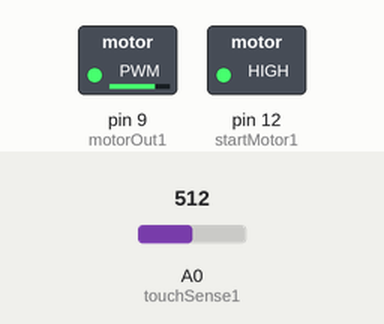
The sketch below on a simulated Arduino Uno, built with avr-gcc and run on an emulated ATmega328P. Shown: switched loads named in the sketch (green lamp = pin HIGH). The test bench sets the inputs (shaded band); at power-on: A0 (touchSense1) = 512.

Above: at 1.2 s.
1.3 s: A0 (touchSense1) set to 716
At 2.5 s:
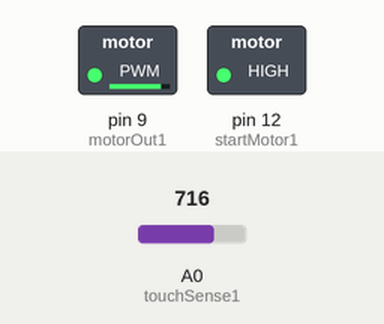
2.8 s: A0 (touchSense1) set to 0
At 3.8 s:
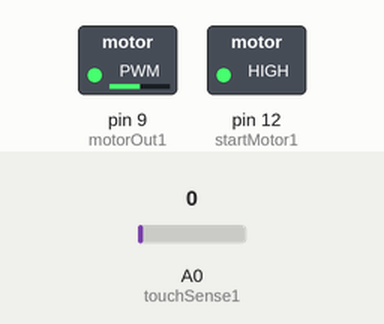
Timing chart, 0 to 5.8 s (numbered marks = the images above; inputs shaded):
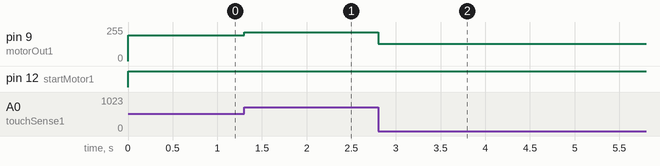

Measured:
- after the input at 1.3 s, pin 9 (motorOut1): 192/255 → 217/255 at once
- after the input at 2.8 s, pin 9 (motorOut1): 217/255 → 128/255 at once

The sketch:

basic_glovemotor_v1.ino
```cpp
// Basic Glove/Motor Script (No Bluetooth)
// Read from sensor, modulate motors.

int touchSense1 = A0;		// Thumb sensor
//int touchSense2 = A1;		// Index finger sensor
//int touchSense3 = A2;		// Middle finger sensor
//int touchSense4 = A3;		// Ring? Pinky?

int motorOut1 = 9;
int startMotor1 = 12;
//int motorOut2 = 10;
//int motorOut3 = 11;
//int motorOut4 = 3;

int runMotor1;

void setup() {
	TCCR1B = TCCR1B & 0b11111000 | 0x01;		// Sets Timer 1 (pwm pins 9,10) Frequency to 31250
//	TCCR2B = TCCR2B & 0b11111000 | 0x01;		// Sets Timer 2 (pwm pins 3, 11) Frequency to 31250
	pinMode(motorOut1, OUTPUT);
        pinMode(startMotor1, OUTPUT);
//	pinMode(motorOut2, OUTPUT);
//	pinMode(motorOut3, OUTPUT);
//	pinMode(motorOut4, OUTPUT);
}

// the drv2603 requires >50% duty cycle for vibration
// so anything above analogWrite(128) should in theory produce vibration
// with test circuit 140 (2.75V) is about where the motor starts spinning.
// making the tactile range from 140-255

void loop() {
        digitalWrite(startMotor1, HIGH);
        runMotor1 = ((analogRead(touchSense1) / 8) + 128);	// Scales the 0-1024 of analogRead
//	runMotor2 = ((analogRead(touchSense2) / 8) + 128);	// into PWM values of 128-255.
//	runMotor3 = ((analogRead(touchSense3) / 8) + 128);
//	runMotor4 = ((analogRead(touchSense4) / 8) + 128);
	analogWrite(motorOut1, runMotor1);
//	analogWrite(motorOut2, runMotor2);
//	analogWrite(motorOut3, runMotor3);
//	analogWrite(motorOut4, runMotor4);
}
```
